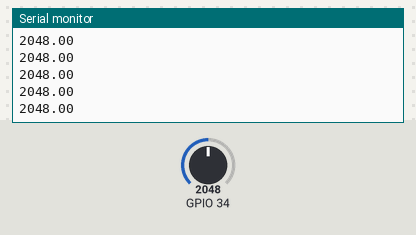
The program below on a simulated ESP32. On the bench: the last lines printed to the serial monitor. The inputs (shaded band) are chosen by the test bench; at power-on: GPIO 34 = 2048.

Above: at 1.2 s.
1.3 s: GPIO 34 set to 2866
At 1.31 s:
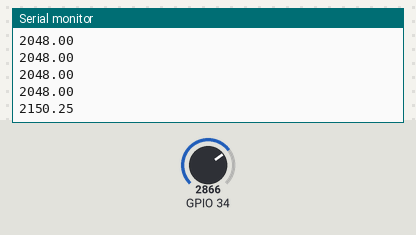
2.8 s: GPIO 34 set to 3603
At 2.81 s:
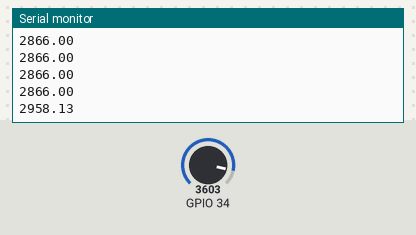
Timing chart, 0 to 5.8 s (numbered marks = the images above; inputs shaded):
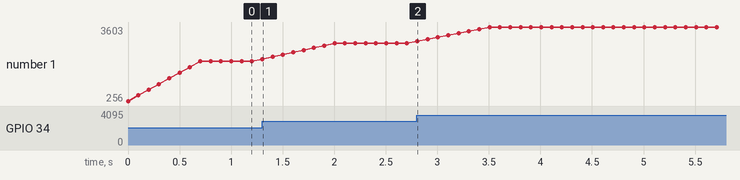

Measured:
- after the input at 1.3 s, the serial monitor: prints a new line at once (image 1)
- after the input at 2.8 s, the serial monitor: prints a new line at once (image 2)
- plotted number 1: 2048 → 2866 after the input at 1.3 s, 2866 → 3603 after the input at 2.8 s

The program:

main.cpp
```cpp
#include <Arduino.h>
const int N = 8;
int buf[N];
int idx = 0;

float movingAverage(int sample) {
  buf[idx] = sample;
  idx = (idx + 1) % N;
  long sum = 0;
  for (int i = 0; i < N; i++) sum += buf[i];
  return sum / (float)N;
}

void setup() { Serial.begin(115200); }
void loop() {
  Serial.println(movingAverage(analogRead(34)));
  delay(100);
}
```
